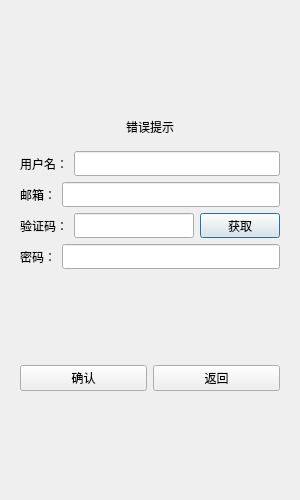
<?xml version="1.0" encoding="UTF-8"?>
<ui version="4.0">
 <class>ResetDialog</class>
 <widget class="QDialog" name="ResetDialog">
  <property name="geometry">
   <rect>
    <x>0</x>
    <y>0</y>
    <width>300</width>
    <height>500</height>
   </rect>
  </property>
  <property name="minimumSize">
   <size>
    <width>300</width>
    <height>500</height>
   </size>
  </property>
  <property name="maximumSize">
   <size>
    <width>10000</width>
    <height>100000</height>
   </size>
  </property>
  <property name="windowTitle">
   <string>Dialog</string>
  </property>
  <property name="locale">
   <locale language="Chinese" country="China"/>
  </property>
  <layout class="QVBoxLayout" name="verticalLayout">
   <item>
    <layout class="QVBoxLayout" name="verticalLayout_2">
     <item>
      <widget class="QStackedWidget" name="stackedWidget">
       <property name="currentIndex">
        <number>0</number>
       </property>
       <widget class="QWidget" name="page">
        <layout class="QVBoxLayout" name="verticalLayout_3">
         <item>
          <spacer name="verticalSpacer_3">
           <property name="orientation">
            <enum>Qt::Orientation::Vertical</enum>
           </property>
           <property name="sizeHint" stdset="0">
            <size>
             <width>20</width>
             <height>40</height>
            </size>
           </property>
          </spacer>
         </item>
         <item>
          <widget class="QWidget" name="widget" native="true">
           <layout class="QVBoxLayout" name="verticalLayout_4">
            <item>
             <widget class="QLabel" name="err_tip">
              <property name="text">
               <string>错误提示</string>
              </property>
              <property name="alignment">
               <set>Qt::AlignmentFlag::AlignCenter</set>
              </property>
             </widget>
            </item>
           </layout>
          </widget>
         </item>
         <item>
          <layout class="QHBoxLayout" name="horizontalLayout">
           <item>
            <widget class="QLabel" name="user_label">
             <property name="minimumSize">
              <size>
               <width>0</width>
               <height>25</height>
              </size>
             </property>
             <property name="maximumSize">
              <size>
               <width>16777215</width>
               <height>25</height>
              </size>
             </property>
             <property name="text">
              <string>用户名：</string>
             </property>
            </widget>
           </item>
           <item>
            <widget class="QLineEdit" name="user_edit">
             <property name="minimumSize">
              <size>
               <width>0</width>
               <height>25</height>
              </size>
             </property>
             <property name="maximumSize">
              <size>
               <width>16777215</width>
               <height>25</height>
              </size>
             </property>
            </widget>
           </item>
          </layout>
         </item>
         <item>
          <layout class="QHBoxLayout" name="horizontalLayout_2">
           <item>
            <widget class="QLabel" name="email_label">
             <property name="minimumSize">
              <size>
               <width>0</width>
               <height>25</height>
              </size>
             </property>
             <property name="maximumSize">
              <size>
               <width>16777215</width>
               <height>25</height>
              </size>
             </property>
             <property name="text">
              <string>邮箱：</string>
             </property>
            </widget>
           </item>
           <item>
            <widget class="QLineEdit" name="email_edit">
             <property name="minimumSize">
              <size>
               <width>0</width>
               <height>25</height>
              </size>
             </property>
             <property name="maximumSize">
              <size>
               <width>16777215</width>
               <height>25</height>
              </size>
             </property>
            </widget>
           </item>
          </layout>
         </item>
         <item>
          <layout class="QHBoxLayout" name="horizontalLayout_5">
           <item>
            <widget class="QLabel" name="verify_label">
             <property name="minimumSize">
              <size>
               <width>0</width>
               <height>25</height>
              </size>
             </property>
             <property name="maximumSize">
              <size>
               <width>16777215</width>
               <height>25</height>
              </size>
             </property>
             <property name="text">
              <string>验证码：</string>
             </property>
            </widget>
           </item>
           <item>
            <widget class="QLineEdit" name="verify_edit">
             <property name="minimumSize">
              <size>
               <width>0</width>
               <height>25</height>
              </size>
             </property>
             <property name="maximumSize">
              <size>
               <width>16777215</width>
               <height>25</height>
              </size>
             </property>
            </widget>
           </item>
           <item>
            <widget class="TimerBtn" name="get_code">
             <property name="minimumSize">
              <size>
               <width>0</width>
               <height>25</height>
              </size>
             </property>
             <property name="maximumSize">
              <size>
               <width>16777215</width>
               <height>25</height>
              </size>
             </property>
             <property name="text">
              <string>获取</string>
             </property>
            </widget>
           </item>
          </layout>
         </item>
         <item>
          <layout class="QHBoxLayout" name="horizontalLayout_3">
           <item>
            <widget class="QLabel" name="pass_label">
             <property name="minimumSize">
              <size>
               <width>0</width>
               <height>25</height>
              </size>
             </property>
             <property name="maximumSize">
              <size>
               <width>16777215</width>
               <height>25</height>
              </size>
             </property>
             <property name="text">
              <string>密码：</string>
             </property>
            </widget>
           </item>
           <item>
            <widget class="QLineEdit" name="pass_edit">
             <property name="minimumSize">
              <size>
               <width>0</width>
               <height>25</height>
              </size>
             </property>
             <property name="maximumSize">
              <size>
               <width>16777215</width>
               <height>25</height>
              </size>
             </property>
            </widget>
           </item>
          </layout>
         </item>
         <item>
          <spacer name="verticalSpacer">
           <property name="orientation">
            <enum>Qt::Orientation::Vertical</enum>
           </property>
           <property name="sizeHint" stdset="0">
            <size>
             <width>20</width>
             <height>40</height>
            </size>
           </property>
          </spacer>
         </item>
         <item>
          <layout class="QHBoxLayout" name="horizontalLayout_6">
           <item>
            <widget class="QPushButton" name="confirm_btn">
             <property name="text">
              <string>确认</string>
             </property>
            </widget>
           </item>
           <item>
            <widget class="QPushButton" name="cancel_btn">
             <property name="text">
              <string>返回</string>
             </property>
            </widget>
           </item>
          </layout>
         </item>
         <item>
          <spacer name="verticalSpacer_2">
           <property name="orientation">
            <enum>Qt::Orientation::Vertical</enum>
           </property>
           <property name="sizeHint" stdset="0">
            <size>
             <width>20</width>
             <height>40</height>
            </size>
           </property>
          </spacer>
         </item>
        </layout>
       </widget>
      </widget>
     </item>
    </layout>
   </item>
  </layout>
 </widget>
 <customwidgets>
  <customwidget>
   <class>TimerBtn</class>
   <extends>QPushButton</extends>
   <header>timerbtn.h</header>
  </customwidget>
 </customwidgets>
 <resources/>
 <connections/>
</ui>
